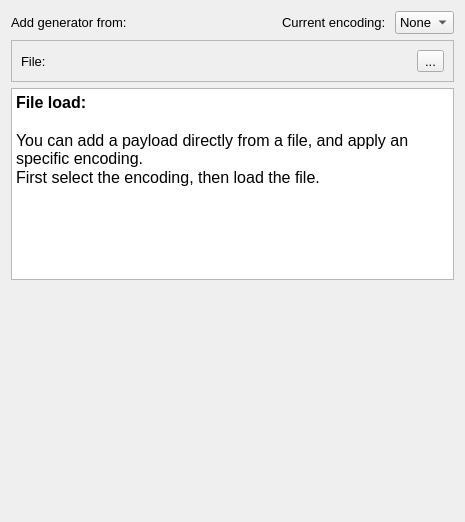
             <widget class="QWidget" name="tab_11">
              <attribute name="title">
               <string>File</string>
              </attribute>
              <layout class="QGridLayout">
               <item row="0" column="0">
                <layout class="QHBoxLayout">
                 <item>
                  <widget class="QLabel" name="label_41">
                   <property name="font">
                    <font>
                     <pointsize>10</pointsize>
                    </font>
                   </property>
                   <property name="text">
                    <string>Add generator from:</string>
                   </property>
                  </widget>
                 </item>
                 <item>
                  <spacer>
                   <property name="font">
                    <font>
                     <pointsize>10</pointsize>
                    </font>
                   </property>
                   <property name="orientation">
                    <enum>Qt::Horizontal</enum>
                   </property>
                   <property name="sizeHint" stdset="0">
                    <size>
                     <width>40</width>
                     <height>20</height>
                    </size>
                   </property>
                  </spacer>
                 </item>
                 <item>
                  <layout class="QHBoxLayout">
                   <item>
                    <widget class="QLabel" name="label_42">
                     <property name="font">
                      <font>
                       <pointsize>10</pointsize>
                      </font>
                     </property>
                     <property name="text">
                      <string>Current encoding: </string>
                     </property>
                    </widget>
                   </item>
                   <item>
                    <widget class="QComboBox" name="encodingCombo_3">
                     <property name="font">
                      <font>
                       <pointsize>10</pointsize>
                      </font>
                     </property>
                     <item>
                      <property name="text">
                       <string>None</string>
                      </property>
                     </item>
                    </widget>
                   </item>
                  </layout>
                 </item>
                </layout>
               </item>
               <item row="1" column="0">
                <widget class="QFrame" name="frame_2">
                 <property name="font">
                  <font>
                   <pointsize>10</pointsize>
                  </font>
                 </property>
                 <property name="toolTip">
                  <string>&lt;html&gt;&lt;head&gt;&lt;meta name=&quot;qrichtext&quot; content=&quot;1&quot; /&gt;&lt;style type=&quot;text/css&quot;&gt;
p, li { white-space: pre-wrap; }
&lt;/style&gt;&lt;/head&gt;&lt;body style=&quot; font-family:'Lucida Grande'; font-size:13pt; font-weight:400; font-style:normal; text-decoration:none;&quot;&gt;
&lt;p style=&quot; margin-top:0px; margin-bottom:0px; margin-left:0px; margin-right:0px; -qt-block-indent:0; text-indent:0px;&quot;&gt;You can add a payload &lt;/p&gt;
&lt;p style=&quot; margin-top:0px; margin-bottom:0px; margin-left:0px; margin-right:0px; -qt-block-indent:0; text-indent:0px;&quot;&gt;directly from a file&lt;/p&gt;&lt;/body&gt;&lt;/html&gt;</string>
                 </property>
                 <property name="frameShape">
                  <enum>QFrame::StyledPanel</enum>
                 </property>
                 <property name="frameShadow">
                  <enum>QFrame::Raised</enum>
                 </property>
                 <layout class="QGridLayout">
                  <item row="0" column="0">
                   <layout class="QHBoxLayout">
                    <item>
                     <widget class="QLabel" name="label_43">
                      <property name="font">
                       <font>
                        <pointsize>10</pointsize>
                       </font>
                      </property>
                      <property name="text">
                       <string>File: </string>
                      </property>
                     </widget>
                    </item>
                    <item>
                     <widget class="QToolButton" name="fileButton">
                      <property name="minimumSize">
                       <size>
                        <width>0</width>
                        <height>20</height>
                       </size>
                      </property>
                      <property name="font">
                       <font>
                        <pointsize>10</pointsize>
                       </font>
                      </property>
                      <property name="text">
                       <string>...</string>
                      </property>
                     </widget>
                    </item>
                   </layout>
                  </item>
                 </layout>
                </widget>
               </item>
               <item row="2" column="0">
                <widget class="QTextEdit" name="textEdit_6">
                 <property name="font">
                  <font>
                   <pointsize>10</pointsize>
                  </font>
                 </property>
                 <property name="html">
                  <string>&lt;!DOCTYPE HTML PUBLIC &quot;-//W3C//DTD HTML 4.0//EN&quot; &quot;http://www.w3.org/TR/REC-html40/strict.dtd&quot;&gt;
&lt;html&gt;&lt;head&gt;&lt;meta name=&quot;qrichtext&quot; content=&quot;1&quot; /&gt;&lt;style type=&quot;text/css&quot;&gt;
p, li { white-space: pre-wrap; }
&lt;/style&gt;&lt;/head&gt;&lt;body style=&quot; font-family:'Lucida Grande'; font-size:10pt; font-weight:400; font-style:normal;&quot;&gt;
&lt;p style=&quot; margin-top:0px; margin-bottom:0px; margin-left:0px; margin-right:0px; -qt-block-indent:0; text-indent:0px;&quot;&gt;&lt;span style=&quot; font-size:12pt; font-weight:600;&quot;&gt;File load: &lt;/span&gt;&lt;/p&gt;
&lt;p style=&quot;-qt-paragraph-type:empty; margin-top:0px; margin-bottom:0px; margin-left:0px; margin-right:0px; -qt-block-indent:0; text-indent:0px; font-size:12pt;&quot;&gt;&lt;/p&gt;
&lt;p style=&quot; margin-top:0px; margin-bottom:0px; margin-left:0px; margin-right:0px; -qt-block-indent:0; text-indent:0px;&quot;&gt;&lt;span style=&quot; font-size:12pt;&quot;&gt;You can add a payload directly from a file, and apply an specific encoding.&lt;/span&gt;&lt;/p&gt;
&lt;p style=&quot; margin-top:0px; margin-bottom:0px; margin-left:0px; margin-right:0px; -qt-block-indent:0; text-indent:0px;&quot;&gt;&lt;span style=&quot; font-size:12pt;&quot;&gt;First select the encoding, then load the file.&lt;/span&gt;&lt;/p&gt;&lt;/body&gt;&lt;/html&gt;</string>
                 </property>
                </widget>
               </item>
               <item row="3" column="0">
                <spacer>
                 <property name="font">
                  <font>
                   <pointsize>10</pointsize>
                  </font>
                 </property>
                 <property name="orientation">
                  <enum>Qt::Vertical</enum>
                 </property>
                 <property name="sizeHint" stdset="0">
                  <size>
                   <width>443</width>
                   <height>231</height>
                  </size>
                 </property>
                </spacer>
               </item>
              </layout>
             </widget>
